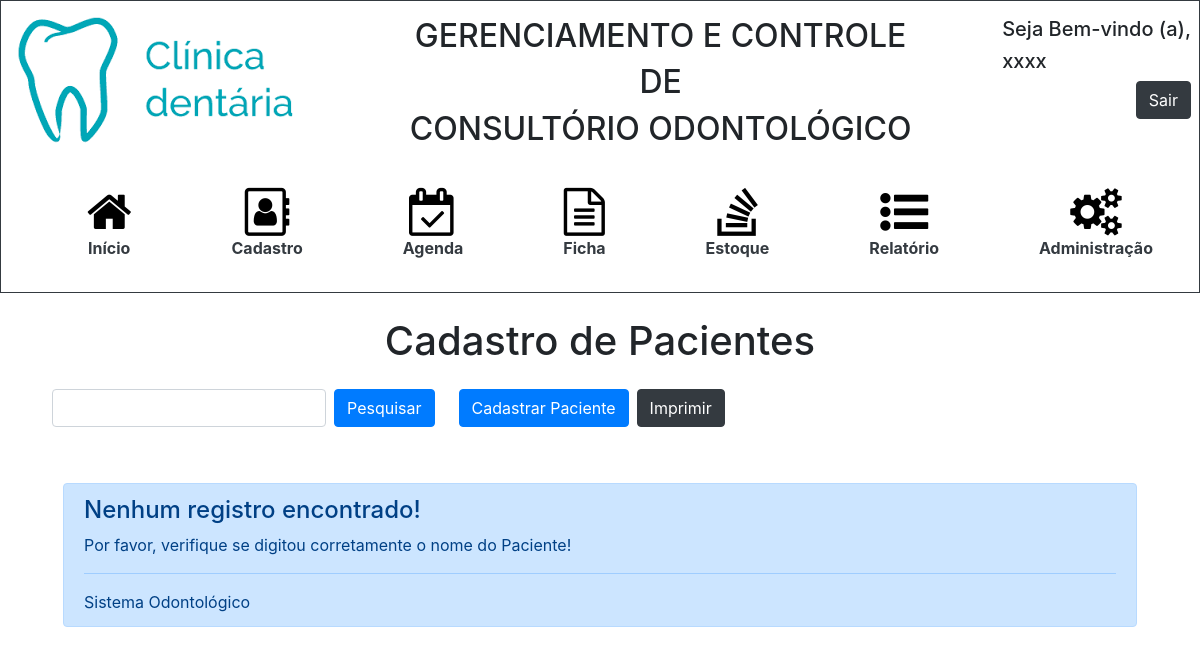
Before: /cadastro.php?nome=cerqueira.leandro with the older database file.
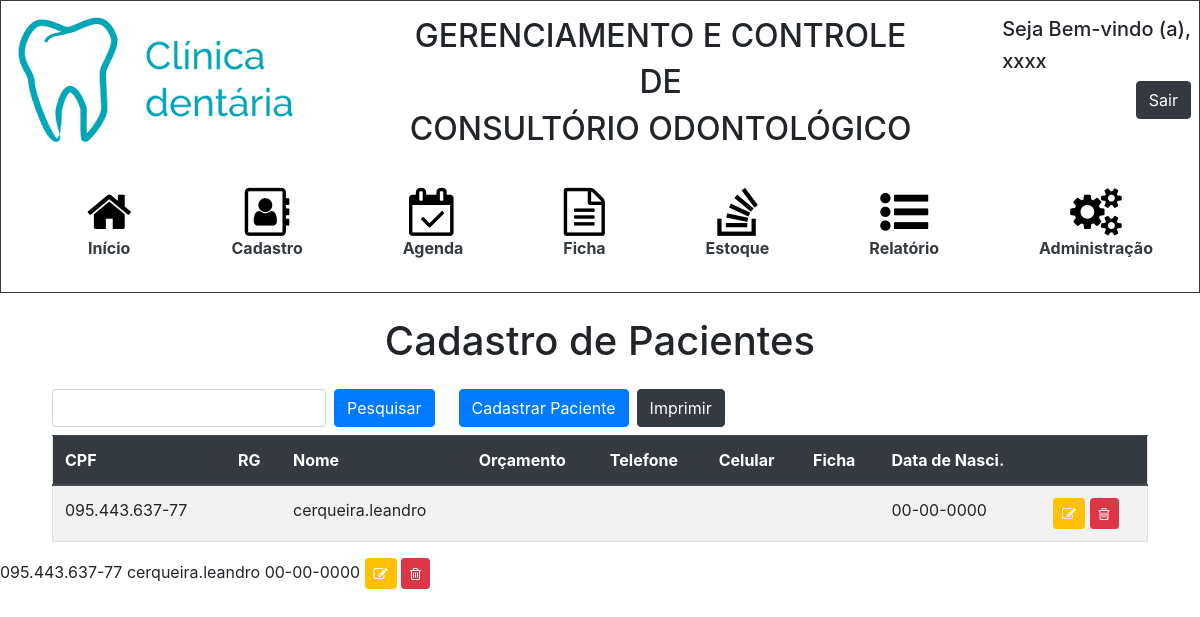
After: the same page with the newer database file.
### tables this page shows
CREATE TABLE `pessoa` (
  `id_pessoa` int(11) NOT NULL,
  `cpf` varchar(15) NOT NULL,
  `rg` varchar(15) NOT NULL,
  `nome` varchar(100) NOT NULL,
  `orcamento` varchar(3) DEFAULT NULL,
  `telefone` varchar(15) DEFAULT NULL,
  `celular` varchar(15) NOT NULL,
  `email` varchar(50) DEFAULT NULL,
  `cep` varchar(15) NOT NULL,
  `endereco` varchar(100) NOT NULL,
  `complemento` varchar(100) DEFAULT NULL,
  `bairro` varchar(50) NOT NULL,
  `nascimento` date NOT NULL,
  `cidade` varchar(30) NOT NULL,
  `uf` varchar(5) DEFAULT NULL,
  `situacaoficha` varchar(20) DEFAULT NULL,
  `doencabase` varchar(255) DEFAULT NULL,
  `alergia` varchar(255) DEFAULT NULL,
  `medicamentos` varchar(255) DEFAULT NULL,
  `cirurgia` varchar(255) DEFAULT NULL,
  `internacoes` varchar(255) DEFAULT NULL,
  `pa` varchar(255) DEFAULT NULL,
  `queixaprinc` varchar(255) DEFAULT NULL
);

### cadastro.php (the view, shortened to what the changed rows need)
<!DOCTYPE html>
<html>
	<head>
		<link rel="stylesheet" href="https://stackpath.bootstrapcdn.com/bootstrap/4.3.1/css/bootstrap.min.css">
		<link rel="stylesheet" href="https://cdnjs.cloudflare.com/ajax/libs/font-awesome/4.7.0/css/font-awesome.min.css">
		<link rel="stylesheet" type="text/css" href="styleHeader.css">
	</head>
	<body>
		<?php include 'header.php'?>
		<h1 class = "text-center mb-4">Cadastro de Pacientes</h1>
        <div class = "pl-5 pr-5">
                <?php
                    if(isset($_GET["nome"])){
                        $nome = $_GET["nome"];
                        include_once 'conexao.php';
                        $sql = "SELECT * FROM pessoa WHERE nome
                        LIKE '{$nome}%'";
                        if($nome == "" || $nome == "%" || $nome == "'"){ ?>
                            <div class = "container">
                                <div class="alert alert-danger mt-5" role="alert">
                                    <h4 class="alert-heading">Valor digitado inválido!</h4>
                                    <p>Digite um valor válido para consulta!</p>
                                    <hr>
                                    <p class="mb-0">Sistema Odontológico</p>
                                </div>
                            </div>
                        <?php
                        } else {
                        $result = mysqli_query($con, $sql);
                        $totalRegistros = mysqli_num_rows($result);
                        if($totalRegistros > 0){
                ?>
            <div class = "overflow-auto ml-1 mr-1" style = "max-height: 550px">
                <table class="table border table-striped">
                    <thead id = "theadCadastro" class = "thead-dark">
                        <tr>
                            <th scope="col">CPF</th>
                            <th scope="col">RG</th>
                            <th scope="col">Nome</th>
                            <th scope="col">Orçamento</th>
                            <th scope="col">Telefone</th>
                            <th scope="col">Celular</th>
                            <th scope="col">Ficha</th>
                            <th scope="col">Data de Nasci.</th>
                            <th scope="col"></th>
                        </tr>
                    </thead>
                    <tbody id = "tbodyCadastro">
                    <?php
                            while($array = mysqli_fetch_array($result)){
                                $idPessoa = $array['id_pessoa'];
                                $nascimento = $array['nascimento'];
                                $dtNasci = explode('-', $nascimento);
                                $datadeNascimento = $dtNasci[2] . "-" . $dtNasci[1]. "-" . $dtNasci[0];
                        ?>
                            <tr>
                                <td><?php echo $array['cpf'];?></td>
                                <td><?php echo $array['rg'];?></td>
                                <td><?php echo $array['nome'];?></td>
                                <td><?php echo $array['orcamento'];?></td>
                                <td><?php echo $array['telefone'];?></td>
                                <td><?php echo $array['celular'];?></td>
                                <td><?php echo $array['situacaoficha'];?></td>
                                <td><?php echo $datadeNascimento?></td>
                                <td>
                                    <a class="btn btn-warning btn-sm"  style="color:#fff" href="editarCadastro.php?id=<?php echo $idPessoa?>" role="button"><i class="fa fa-pencil-square-o" aria-hidden="true"></i></a>
                                    <a class="btn btn-danger btn-sm"  style="color:#fff" href="#" onclick = "excluir(<?php echo $array['id_pessoa']?>)" role="button"><i class="fa fa-trash-o" aria-hidden="true"></i></a>
                                </td>
                            </tr>
                       </tbody>
                    </table>
                </div>
            </div>
                            <?php
                }
                    } else {?>
                        <div class = "container">
                            <div class="alert alert-primary mt-5" role="alert">
                                <h4 class="alert-heading">Nenhum registro encontrado!</h4>
                                <p>Por favor, verifique se digitou corretamente o nome do Paciente!</p>
                                <hr>
                                <p class="mb-0">Sistema Odontológico</p>
                            </div>
                        </div>
                        <?php
                    }
                }
            }
                ?>
	</body>
</html>

Changed rows visible on the page:
added pessoa: cpf "095.443.637-77", nome "cerqueira.leandro", nascimento "00-00-0000"
added pessoa: cpf "095.443.637-77", nome "cerqueira.leandro", nascimento "00-00-0000"
Other visible differences:
text no longer shown: "Nenhum registro encontrado! Por favor, verifique se digitou corretamente o nome do Paciente! Sistema Odontológico"
text now shown: "CPF RG Nome Orçamento Telefone Celular Ficha Data de Nasci."
